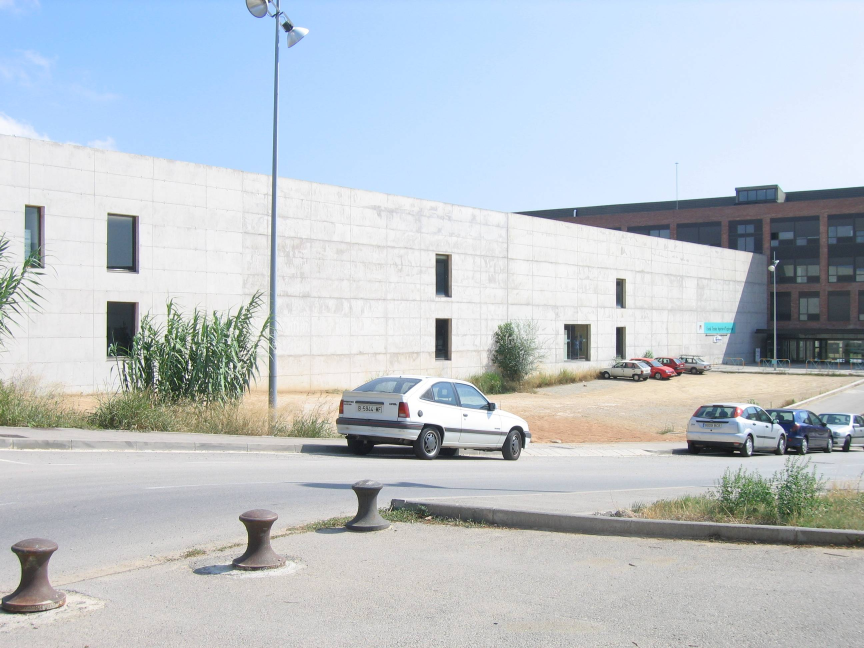
#> input picture ee/image003.jpg, 2592 x 1944 px (shown at 1/3 size); its folder holds 3 pictures in this run
$ python panoramic-mosaics.py
#> lines starting #> are read from the running program, lines starting #| are printed output that depends on the picture
### functions.py
import cv2
import numpy as np

# FUNCTIONS ##################################################################################
# [6 lines left out: function showImage, not called in this run]

def loadImage(img_name):
#> called with img_name = './ee/image003.jpg'
	img = cv2.imread(img_name, cv2.IMREAD_COLOR)
#> img is the input picture: shape (1944, 2592, 3); mean B, G, R 204, 197.5, 190
	return img

def resizeImage(img, scale):
#> called with scale = 15
	scale_percent = scale
#> scale_percent = 15
	width = int(img.shape[1] * scale_percent / 100)
#> width = 388
	height = int(img.shape[0] * scale_percent / 100)
#> height = 291
	dim = (width, height)
#> dim = (388, 291)

	resized = cv2.resize(img, dim, interpolation = cv2.INTER_AREA)
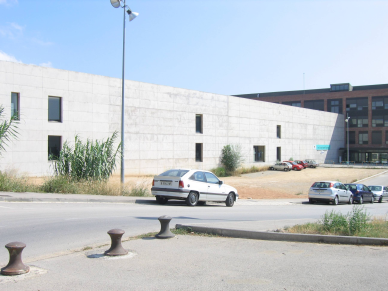
#> resized: shape (291, 388, 3); mean B, G, R 204, 197.5, 190
#> call 2 of resizeImage, with scale = 15
#> in resizeImage (call 2), `resized = cv2.resize(img, dim, interpolation = cv2.INTER_AREA)`:
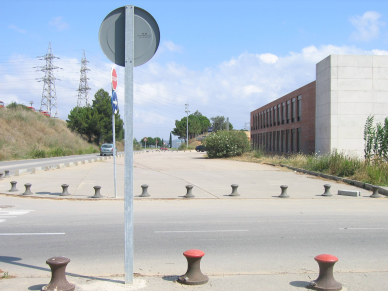
#> resized: shape (291, 388, 3); mean B, G, R 193.9, 186.3, 177.9
#> call 3 of resizeImage, with scale = 15
#> in resizeImage (call 3), `resized = cv2.resize(img, dim, interpolation = cv2.INTER_AREA)`:
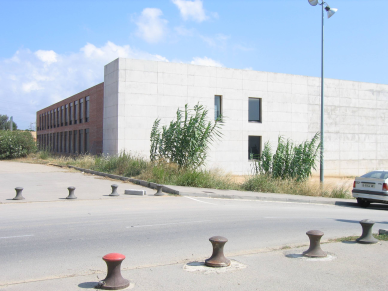
#> resized: shape (291, 388, 3); mean B, G, R 202.8, 195.3, 186.4
	return resized

def superposeImage(img_dst, img_src, offset):
		img_dst[offset[1]:offset[1] + img_src.shape[0],offset[0]:offset[0]+img_src.shape[1]] = img_src
		return img_dst

def writeMessageOnImage(img, message):
	RED = (0,0,255)
	font = cv2.FONT_HERSHEY_SIMPLEX
	font_size = 0.5
	font_color = RED
	font_thickness = 1
	x,y = 10,40
	img_text = cv2.putText(img, message, (x,y), font, font_size, font_color, font_thickness, cv2.LINE_AA)

	return img_text
##############################################################################################

# GEOMETRIC TRANSFORMATIONS ##################################################################
## Translation matrix calculation in order to avoid image cropping ######
# [17 lines left out: function getAlignmentMatrixAfterHomography, not called in this run]

def getHomographyMatrixByDLT(img_source, pointsA, pointsB):
	A = []
	for i in range(len(pointsA)):
		x, y = pointsA[i][0], pointsA[i][1]
		u, v = pointsB[i][0], pointsB[i][1]
		A.append([x, y, 1, 0, 0, 0, -u*x, -u*y, -u])
		A.append([0, 0, 0, x, y, 1, -v*x, -v*y, -v])
	A = np.asarray(A)
#> (the run stopped early here; a loop or call above may not have finished)
